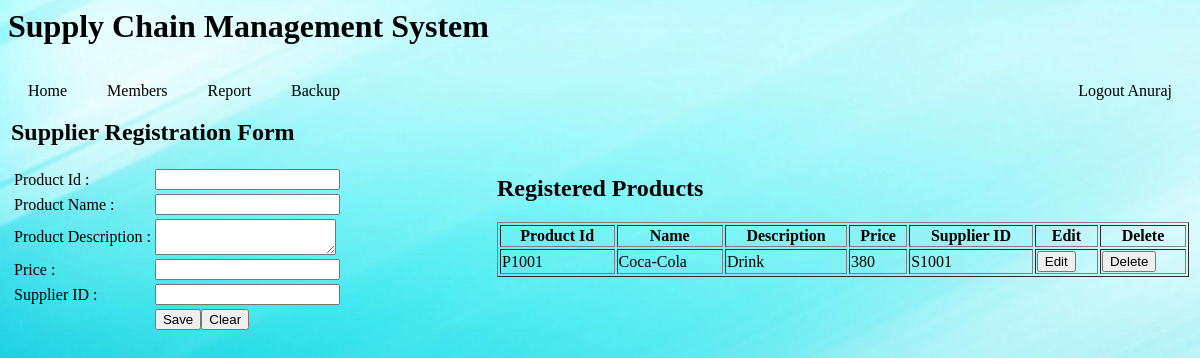
The page /SCM/product/product.php (signed in) on the database its author committed.
### tables this page shows
CREATE TABLE `product` (
  `productid` varchar(11) NOT NULL,
  `name` varchar(15) NOT NULL,
  `description` varchar(75) NOT NULL,
  `price` double NOT NULL,
  `supplierid` varchar(11) NOT NULL
);

### SCM/model/commFunc3.php (the view, shortened to what this page needs)
<?php
class commonFunc3{
	public static function userTable(){
        $link = mysqli_connect("localhost","root","","webdev");
		$sql = "SELECT * FROM product";
		$query = mysqli_query($link,$sql) or die ("sql error");
		while ($row = mysqli_fetch_array($query)) {
								 echo "<tr>";
								 echo "<td>".$row['productid']."</td>";
								 echo "<td>".$row['name']."</td>";
								 echo "<td>".$row['description']."</td>";
								 echo "<td>".$row['price']."</td>";
								 echo "<td>".$row['supplierid']."</td>";
								 echo "<td><button type='submit' name='select' value='".$row['productid']."'>Edit</button></td>";
								 echo "<td><button type='submit' name='delete' value='".$row['productid']." '>Delete</button></td>";
								 echo "</tr>";
						 }
	}
}
?>

### SCM/home.css (style rules this page uses)
body { background-size:cover; background-repeat:no-repeat; background-attachment: fixed }

### rows shown on the page
product: productid "P1001", name "Coca-Cola", description "Drink", price "380", supplierid "S1001"

### other values the page prints
$_SESSION['uname'] "Anuraj"
